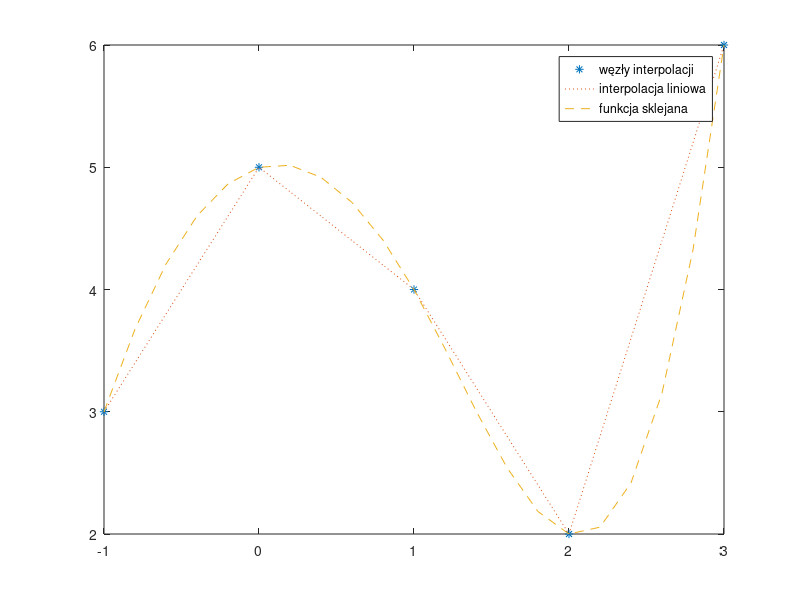

Recreate this plot in MATLAB.
%PRZYKLAD9_2

clear all % wyczyszczenie pamięci
x=[-1 0 1 2 3];
y=[3 5 4 2 6];
%określenie punktów xi w których
% znajdujemy interpolowane wartości funkcji yi=f(xi);
xi=-1:0.2:3;
%interpolacja liniowa
yi_lin=interp1(x,y,xi, 'linear');
%interpolacja funkcjami sklejanymi 
yi_spline=interp1(x,y,xi, 'spline');
% wykresy
plot(x,y,'*',xi,yi_lin,':',xi,yi_spline,'--')
legend('węzły interpolacji ', 'interpolacja liniowa', 'funkcja sklejana')